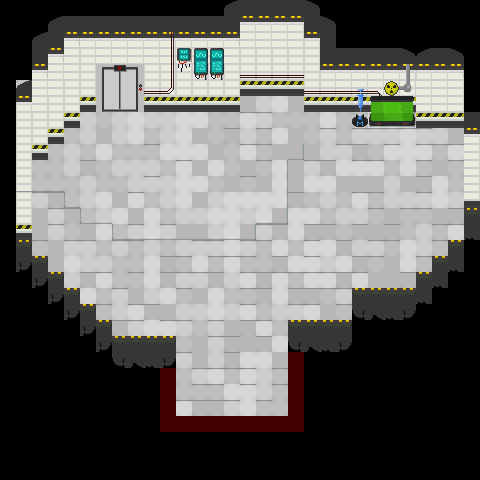

This game map was drawn from its Tiled (.tmx) file and the tilesets committed beside it. A one-line description and the trimmed map source follow:
An orthogonal 30x30 tile map with 16x16 px tiles, 5 tile layers (Suelo, Aire, Paredes, Decoracion2, ...), 3 tilesets and 5 objects (2x Down, 2x Spawner, Start).

<map version="1.0" tiledversion="1.1.2" orientation="orthogonal" renderorder="right-down" width="30" height="30" tilewidth="16" tileheight="16" infinite="0" nextobjectid="18">
 <tileset firstgid="1" source="../../tileset/tileset16.tsx" />
 <tileset firstgid="65" source="../../tileset/LabProps.tsx" />
 <tileset firstgid="433" source="../../tileset/city.tsx" />
 <layer name="Suelo" width="30" height="30">
  <data>[900 cells, 426 non-empty, 12 distinct tile ids]</data>
 </layer>
 <layer name="Aire" width="30" height="30">
  <data>[900 cells, 62 non-empty, 10 distinct tile ids]</data>
 </layer>
 <layer name="Paredes" width="30" height="30">
  <data>[900 cells, 176 non-empty, 16 distinct tile ids]</data>
 </layer>
 <layer name="Decoracion2" width="30" height="30">
  <data>[900 cells, 42 non-empty, 8 distinct tile ids]</data>
 </layer>
 <layer name="Decoracion" width="30" height="30">
  <data>[900 cells, 42 non-empty, 23 distinct tile ids]</data>
 </layer>
 <objectgroup name="Inicio">
  <object id="17" name="Start" gid="687" x="111" y="165" width="16" height="16" />
 </objectgroup>
 <objectgroup name="Puertas">
  <object id="9" name="Down" x="169.5" y="400.5" width="130" height="17.5" />
 </objectgroup>
 <objectgroup name="Entradas">
  <object id="16" name="Down" gid="687" x="224" y="351" width="16" height="16" />
 </objectgroup>
 <objectgroup name="Spawners">
  <object id="14" name="Spawner" gid="672" x="222.5" y="171.5" width="16" height="16">
   <properties>
    <property name="Bomber" type="bool" value="true" />
    <property name="Charger" type="bool" value="true" />
    <property name="Gunner" type="bool" value="true" />
    <property name="Stalker" type="bool" value="true" />
    <property name="Turret" type="bool" value="false" />
   </properties>
  </object>
  <object id="15" name="Spawner" gid="672" x="337.5" y="248.5" width="16" height="16">
   <properties>
    <property name="Bomber" type="bool" value="true" />
    <property name="Charger" type="bool" value="true" />
    <property name="Gunner" type="bool" value="true" />
    <property name="Stalker" type="bool" value="true" />
    <property name="Turret" type="bool" value="false" />
   </properties>
  </object>
 </objectgroup>
</map>
